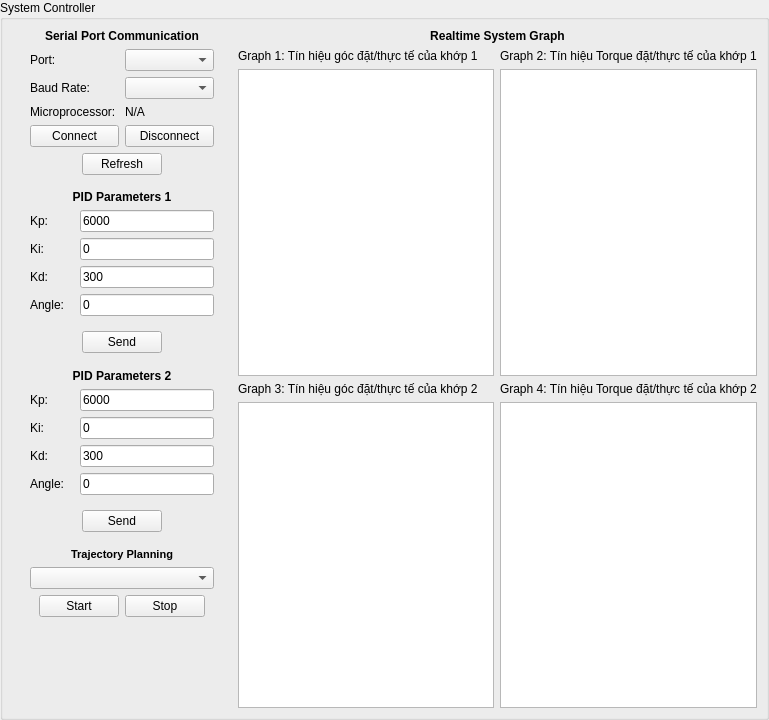
      <widget class="QWidget" name="page">
       <layout class="QVBoxLayout" name="verticalLayout_8">
        <property name="spacing">
         <number>0</number>
        </property>
        <property name="leftMargin">
         <number>0</number>
        </property>
        <property name="topMargin">
         <number>0</number>
        </property>
        <property name="rightMargin">
         <number>0</number>
        </property>
        <property name="bottomMargin">
         <number>0</number>
        </property>
        <item>
         <widget class="QGroupBox" name="groupBox_2">
          <property name="minimumSize">
           <size>
            <width>0</width>
            <height>200</height>
           </size>
          </property>
          <property name="title">
           <string>System Controller</string>
          </property>
          <layout class="QHBoxLayout" name="horizontalLayout_3" stretch="0,6">
           <property name="topMargin">
            <number>9</number>
           </property>
           <property name="bottomMargin">
            <number>9</number>
           </property>
           <item>
            <widget class="QWidget" name="widget_9" native="true">
             <property name="minimumSize">
              <size>
               <width>0</width>
               <height>679</height>
              </size>
             </property>
             <layout class="QVBoxLayout" name="verticalLayout_7">
              <property name="topMargin">
               <number>0</number>
              </property>
              <item>
               <widget class="QWidget" name="widget_8" native="true">
                <layout class="QVBoxLayout" name="verticalLayout_4">
                 <property name="topMargin">
                  <number>0</number>
                 </property>
                 <item>
                  <widget class="QLabel" name="label_8">
                   <property name="text">
                    <string>&lt;html&gt;&lt;head/&gt;&lt;body&gt;&lt;p&gt;&lt;span style=&quot; font-weight:600;&quot;&gt;Serial Port Communication&lt;/span&gt;&lt;/p&gt;&lt;/body&gt;&lt;/html&gt;</string>
                   </property>
                   <property name="alignment">
                    <set>Qt::AlignCenter</set>
                   </property>
                  </widget>
                 </item>
                 <item>
                  <widget class="QWidget" name="widget_4" native="true">
                   <layout class="QGridLayout" name="gridLayout" rowstretch="0,0,0,0" columnstretch="0,0">
                    <property name="leftMargin">
                     <number>0</number>
                    </property>
                    <property name="topMargin">
                     <number>0</number>
                    </property>
                    <property name="rightMargin">
                     <number>0</number>
                    </property>
                    <property name="bottomMargin">
                     <number>0</number>
                    </property>
                    <item row="0" column="1">
                     <widget class="QComboBox" name="comboBox">
                      <property name="currentText">
                       <string/>
                      </property>
                     </widget>
                    </item>
                    <item row="1" column="0">
                     <widget class="QLabel" name="label_3">
                      <property name="text">
                       <string>Baud Rate:</string>
                      </property>
                     </widget>
                    </item>
                    <item row="3" column="0">
                     <widget class="QPushButton" name="pushButton_3">
                      <property name="text">
                       <string>Connect</string>
                      </property>
                     </widget>
                    </item>
                    <item row="1" column="1">
                     <widget class="QComboBox" name="comboBox_2">
                      <property name="currentText">
                       <string/>
                      </property>
                     </widget>
                    </item>
                    <item row="0" column="0">
                     <widget class="QLabel" name="label_2">
                      <property name="text">
                       <string>Port:</string>
                      </property>
                     </widget>
                    </item>
                    <item row="3" column="1">
                     <widget class="QPushButton" name="pushButton_4">
                      <property name="text">
                       <string>Disconnect</string>
                      </property>
                     </widget>
                    </item>
                    <item row="2" column="0">
                     <widget class="QLabel" name="label_12">
                      <property name="text">
                       <string>Microprocessor:</string>
                      </property>
                     </widget>
                    </item>
                    <item row="2" column="1">
                     <widget class="QLabel" name="label_13">
                      <property name="text">
                       <string>N/A</string>
                      </property>
                     </widget>
                    </item>
                   </layout>
                  </widget>
                 </item>
                 <item>
                  <widget class="QWidget" name="widget" native="true">
                   <layout class="QHBoxLayout" name="horizontalLayout_4">
                    <property name="leftMargin">
                     <number>0</number>
                    </property>
                    <property name="topMargin">
                     <number>0</number>
                    </property>
                    <property name="rightMargin">
                     <number>0</number>
                    </property>
                    <property name="bottomMargin">
                     <number>0</number>
                    </property>
                    <item>
                     <spacer name="horizontalSpacer_3">
                      <property name="orientation">
                       <enum>Qt::Horizontal</enum>
                      </property>
                      <property name="sizeHint" stdset="0">
                       <size>
                        <width>46</width>
                        <height>20</height>
                       </size>
                      </property>
                     </spacer>
                    </item>
                    <item>
                     <widget class="QPushButton" name="pushButton_6">
                      <property name="text">
                       <string>Refresh</string>
                      </property>
                     </widget>
                    </item>
                    <item>
                     <spacer name="horizontalSpacer_4">
                      <property name="orientation">
                       <enum>Qt::Horizontal</enum>
                      </property>
                      <property name="sizeHint" stdset="0">
                       <size>
                        <width>46</width>
                        <height>20</height>
                       </size>
                      </property>
                     </spacer>
                    </item>
                   </layout>
                  </widget>
                 </item>
                </layout>
               </widget>
              </item>
              <item>
               <widget class="QWidget" name="widget_5" native="true">
                <layout class="QVBoxLayout" name="verticalLayout_3">
                 <property name="topMargin">
                  <number>0</number>
                 </property>
                 <property name="bottomMargin">
                  <number>0</number>
                 </property>
                 <item>
                  <widget class="QLabel" name="label_7">
                   <property name="text">
                    <string>&lt;html&gt;&lt;head/&gt;&lt;body&gt;&lt;p&gt;&lt;span style=&quot; font-weight:600;&quot;&gt;PID Parameters 1&lt;/span&gt;&lt;/p&gt;&lt;/body&gt;&lt;/html&gt;</string>
                   </property>
                   <property name="alignment">
                    <set>Qt::AlignCenter</set>
                   </property>
                  </widget>
                 </item>
                 <item>
                  <widget class="QWidget" name="widget_6" native="true">
                   <property name="minimumSize">
                    <size>
                     <width>0</width>
                     <height>106</height>
                    </size>
                   </property>
                   <layout class="QFormLayout" name="formLayout">
                    <property name="horizontalSpacing">
                     <number>0</number>
                    </property>
                    <property name="leftMargin">
                     <number>0</number>
                    </property>
                    <property name="topMargin">
                     <number>0</number>
                    </property>
                    <property name="rightMargin">
                     <number>0</number>
                    </property>
                    <property name="bottomMargin">
                     <number>0</number>
                    </property>
                    <item row="0" column="0">
                     <widget class="QLabel" name="label_4">
                      <property name="minimumSize">
                       <size>
                        <width>50</width>
                        <height>0</height>
                       </size>
                      </property>
                      <property name="text">
                       <string>Kp:</string>
                      </property>
                     </widget>
                    </item>
                    <item row="0" column="1">
                     <widget class="QLineEdit" name="lineEdit_2">
                      <property name="minimumSize">
                       <size>
                        <width>0</width>
                        <height>21</height>
                       </size>
                      </property>
                      <property name="text">
                       <string>6000</string>
                      </property>
                     </widget>
                    </item>
                    <item row="1" column="0">
                     <widget class="QLabel" name="label_5">
                      <property name="minimumSize">
                       <size>
                        <width>50</width>
                        <height>0</height>
                       </size>
                      </property>
                      <property name="text">
                       <string>Ki:</string>
                      </property>
                     </widget>
                    </item>
                    <item row="1" column="1">
                     <widget class="QLineEdit" name="lineEdit_3">
                      <property name="minimumSize">
                       <size>
                        <width>0</width>
                        <height>21</height>
                       </size>
                      </property>
                      <property name="text">
                       <string>0</string>
                      </property>
                     </widget>
                    </item>
                    <item row="2" column="0">
                     <widget class="QLabel" name="label_6">
                      <property name="minimumSize">
                       <size>
                        <width>50</width>
                        <height>0</height>
                       </size>
                      </property>
                      <property name="text">
                       <string>Kd:</string>
                      </property>
                     </widget>
                    </item>
                    <item row="2" column="1">
                     <widget class="QLineEdit" name="lineEdit_4">
                      <property name="minimumSize">
                       <size>
                        <width>0</width>
                        <height>21</height>
                       </size>
                      </property>
                      <property name="text">
                       <string>300</string>
                      </property>
                     </widget>
                    </item>
                    <item row="3" column="0">
                     <widget class="QLabel" name="label_19">
                      <property name="minimumSize">
                       <size>
                        <width>50</width>
                        <height>0</height>
                       </size>
                      </property>
                      <property name="text">
                       <string>Angle:</string>
                      </property>
                     </widget>
                    </item>
                    <item row="3" column="1">
                     <widget class="QLineEdit" name="lineEdit_8">
                      <property name="minimumSize">
                       <size>
                        <width>0</width>
                        <height>21</height>
                       </size>
                      </property>
                      <property name="text">
                       <string>0</string>
                      </property>
                     </widget>
                    </item>
                   </layout>
                  </widget>
                 </item>
                 <item>
                  <widget class="QWidget" name="widget_7" native="true">
                   <property name="minimumSize">
                    <size>
                     <width>0</width>
                     <height>41</height>
                    </size>
                   </property>
                   <layout class="QHBoxLayout" name="horizontalLayout_2">
                    <item>
                     <spacer name="horizontalSpacer">
                      <property name="orientation">
                       <enum>Qt::Horizontal</enum>
                      </property>
                      <property name="sizeHint" stdset="0">
                       <size>
                        <width>40</width>
                        <height>20</height>
                       </size>
                      </property>
                     </spacer>
                    </item>
                    <item>
                     <widget class="QPushButton" name="pushButton_5">
                      <property name="text">
                       <string>Send</string>
                      </property>
                     </widget>
                    </item>
                    <item>
                     <spacer name="horizontalSpacer_2">
                      <property name="orientation">
                       <enum>Qt::Horizontal</enum>
                      </property>
                      <property name="sizeHint" stdset="0">
                       <size>
                        <width>40</width>
                        <height>20</height>
                       </size>
                      </property>
                     </spacer>
                    </item>
                   </layout>
                  </widget>
                 </item>
                </layout>
               </widget>
              </item>
              <item>
               <widget class="QWidget" name="widget_11" native="true">
                <layout class="QVBoxLayout" name="verticalLayout_5">
                 <property name="topMargin">
                  <number>0</number>
                 </property>
                 <property name="bottomMargin">
                  <number>0</number>
                 </property>
                 <item>
                  <widget class="QLabel" name="label_15">
                   <property name="text">
                    <string>&lt;html&gt;&lt;head/&gt;&lt;body&gt;&lt;p&gt;&lt;span style=&quot; font-weight:600;&quot;&gt;PID Parameters 2&lt;/span&gt;&lt;/p&gt;&lt;/body&gt;&lt;/html&gt;</string>
                   </property>
                   <property name="alignment">
                    <set>Qt::AlignCenter</set>
                   </property>
                  </widget>
                 </item>
                 <item>
                  <widget class="QWidget" name="widget_12" native="true">
                   <property name="minimumSize">
                    <size>
                     <width>0</width>
                     <height>106</height>
                    </size>
                   </property>
                   <layout class="QFormLayout" name="formLayout_2">
                    <property name="horizontalSpacing">
                     <number>0</number>
                    </property>
                    <property name="leftMargin">
                     <number>0</number>
                    </property>
                    <property name="topMargin">
                     <number>0</number>
                    </property>
                    <property name="rightMargin">
                     <number>0</number>
                    </property>
                    <property name="bottomMargin">
                     <number>0</number>
                    </property>
                    <item row="0" column="0">
                     <widget class="QLabel" name="label_16">
                      <property name="minimumSize">
                       <size>
                        <width>50</width>
                        <height>0</height>
                       </size>
                      </property>
                      <property name="text">
                       <string>Kp:</string>
                      </property>
                     </widget>
                    </item>
                    <item row="0" column="1">
                     <widget class="QLineEdit" name="lineEdit_5">
                      <property name="minimumSize">
                       <size>
                        <width>0</width>
                        <height>21</height>
                       </size>
                      </property>
                      <property name="text">
                       <string>6000</string>
                      </property>
                     </widget>
                    </item>
                    <item row="1" column="0">
                     <widget class="QLabel" name="label_17">
                      <property name="minimumSize">
                       <size>
                        <width>50</width>
                        <height>0</height>
                       </size>
                      </property>
                      <property name="text">
                       <string>Ki:</string>
                      </property>
                     </widget>
                    </item>
                    <item row="1" column="1">
                     <widget class="QLineEdit" name="lineEdit_6">
                      <property name="minimumSize">
                       <size>
                        <width>0</width>
                        <height>21</height>
                       </size>
                      </property>
                      <property name="text">
                       <string>0</string>
                      </property>
                     </widget>
                    </item>
                    <item row="2" column="0">
                     <widget class="QLabel" name="label_18">
                      <property name="minimumSize">
                       <size>
                        <width>50</width>
                        <height>0</height>
                       </size>
                      </property>
                      <property name="text">
                       <string>Kd:</string>
                      </property>
                     </widget>
                    </item>
                    <item row="2" column="1">
                     <widget class="QLineEdit" name="lineEdit_7">
                      <property name="minimumSize">
                       <size>
                        <width>0</width>
                        <height>21</height>
                       </size>
                      </property>
                      <property name="text">
                       <string>300</string>
                      </property>
                     </widget>
                    </item>
                    <item row="3" column="0">
                     <widget class="QLabel" name="label_20">
                      <property name="minimumSize">
                       <size>
                        <width>50</width>
                        <height>0</height>
                       </size>
                      </property>
                      <property name="text">
                       <string>Angle:</string>
                      </property>
                     </widget>
                    </item>
                    <item row="3" column="1">
                     <widget class="QLineEdit" name="lineEdit_9">
                      <property name="minimumSize">
                       <size>
                        <width>0</width>
                        <height>21</height>
                       </size>
                      </property>
                      <property name="text">
                       <string>0</string>
                      </property>
                     </widget>
                    </item>
                   </layout>
                  </widget>
                 </item>
                 <item>
                  <widget class="QWidget" name="widget_13" native="true">
                   <property name="minimumSize">
                    <size>
                     <width>0</width>
                     <height>41</height>
                    </size>
                   </property>
                   <layout class="QHBoxLayout" name="horizontalLayout_5">
                    <item>
                     <spacer name="horizontalSpacer_5">
                      <property name="orientation">
                       <enum>Qt::Horizontal</enum>
                      </property>
                      <property name="sizeHint" stdset="0">
                       <size>
                        <width>40</width>
                        <height>20</height>
                       </size>
                      </property>
                     </spacer>
                    </item>
                    <item>
                     <widget class="QPushButton" name="pushButton_7">
                      <property name="text">
                       <string>Send</string>
                      </property>
                     </widget>
                    </item>
                    <item>
                     <spacer name="horizontalSpacer_6">
                      <property name="orientation">
                       <enum>Qt::Horizontal</enum>
                      </property>
                      <property name="sizeHint" stdset="0">
                       <size>
                        <width>40</width>
                        <height>20</height>
                       </size>
                      </property>
                     </spacer>
                    </item>
                   </layout>
                  </widget>
                 </item>
                </layout>
               </widget>
              </item>
              <item>
               <widget class="QWidget" name="widget_15" native="true">
                <property name="minimumSize">
                 <size>
                  <width>0</width>
                  <height>100</height>
                 </size>
                </property>
                <layout class="QVBoxLayout" name="verticalLayout_11">
                 <property name="spacing">
                  <number>6</number>
                 </property>
                 <property name="topMargin">
                  <number>0</number>
                 </property>
                 <property name="bottomMargin">
                  <number>0</number>
                 </property>
                 <item>
                  <widget class="QLabel" name="label_35">
                   <property name="text">
                    <string>&lt;html&gt;&lt;head/&gt;&lt;body&gt;&lt;p align=&quot;center&quot;&gt;&lt;span style=&quot; font-size:8pt; font-weight:600;&quot;&gt;Trajectory Planning&lt;/span&gt;&lt;/p&gt;&lt;/body&gt;&lt;/html&gt;</string>
                   </property>
                  </widget>
                 </item>
                 <item>
                  <widget class="QComboBox" name="comboBox_3"/>
                 </item>
                 <item>
                  <widget class="QWidget" name="widget_16" native="true">
                   <layout class="QHBoxLayout" name="horizontalLayout_7">
                    <property name="topMargin">
                     <number>0</number>
                    </property>
                    <property name="bottomMargin">
                     <number>0</number>
                    </property>
                    <item>
                     <widget class="QPushButton" name="pushButton_8">
                      <property name="text">
                       <string>Start</string>
                      </property>
                     </widget>
                    </item>
                    <item>
                     <widget class="QPushButton" name="pushButton_9">
                      <property name="text">
                       <string>Stop</string>
                      </property>
                     </widget>
                    </item>
                   </layout>
                  </widget>
                 </item>
                 <item>
                  <spacer name="verticalSpacer_3">
                   <property name="orientation">
                    <enum>Qt::Vertical</enum>
                   </property>
                   <property name="sizeHint" stdset="0">
                    <size>
                     <width>20</width>
                     <height>40</height>
                    </size>
                   </property>
                  </spacer>
                 </item>
                </layout>
               </widget>
              </item>
              <item>
               <spacer name="verticalSpacer">
                <property name="orientation">
                 <enum>Qt::Vertical</enum>
                </property>
                <property name="sizeHint" stdset="0">
                 <size>
                  <width>20</width>
                  <height>40</height>
                 </size>
                </property>
               </spacer>
              </item>
             </layout>
            </widget>
           </item>
           <item>
            <widget class="QWidget" name="widget_10" native="true">
             <layout class="QVBoxLayout" name="verticalLayout_6">
              <property name="leftMargin">
               <number>0</number>
              </property>
              <property name="topMargin">
               <number>0</number>
              </property>
              <property name="rightMargin">
               <number>0</number>
              </property>
              <property name="bottomMargin">
               <number>0</number>
              </property>
              <item>
               <widget class="QLabel" name="label_14">
                <property name="maximumSize">
                 <size>
                  <width>16777215</width>
                  <height>15</height>
                 </size>
                </property>
                <property name="text">
                 <string>&lt;html&gt;&lt;head/&gt;&lt;body&gt;&lt;p&gt;&lt;span style=&quot; font-weight:600;&quot;&gt;Realtime System Graph&lt;/span&gt;&lt;/p&gt;&lt;/body&gt;&lt;/html&gt;</string>
                </property>
                <property name="alignment">
                 <set>Qt::AlignCenter</set>
                </property>
               </widget>
              </item>
              <item>
               <widget class="QWidget" name="widget_17" native="true">
                <property name="minimumSize">
                 <size>
                  <width>0</width>
                  <height>400</height>
                 </size>
                </property>
                <layout class="QGridLayout" name="gridLayout_2">
                 <property name="leftMargin">
                  <number>0</number>
                 </property>
                 <property name="topMargin">
                  <number>0</number>
                 </property>
                 <property name="rightMargin">
                  <number>0</number>
                 </property>
                 <property name="bottomMargin">
                  <number>0</number>
                 </property>
                 <item row="0" column="0">
                  <widget class="QWidget" name="widget_18" native="true">
                   <layout class="QVBoxLayout" name="verticalLayout_12">
                    <property name="leftMargin">
                     <number>0</number>
                    </property>
                    <property name="topMargin">
                     <number>0</number>
                    </property>
                    <property name="rightMargin">
                     <number>0</number>
                    </property>
                    <property name="bottomMargin">
                     <number>0</number>
                    </property>
                    <item>
                     <widget class="QLabel" name="label_9">
                      <property name="maximumSize">
                       <size>
                        <width>16777215</width>
                        <height>15</height>
                       </size>
                      </property>
                      <property name="text">
                       <string>Graph 1: Tín hiệu góc đặt/thực tế của khớp 1</string>
                      </property>
                     </widget>
                    </item>
                    <item>
                     <widget class="PlotWidget" name="graphicsView"/>
                    </item>
                   </layout>
                  </widget>
                 </item>
                 <item row="0" column="1">
                  <widget class="QWidget" name="widget_19" native="true">
                   <layout class="QVBoxLayout" name="verticalLayout_13">
                    <property name="leftMargin">
                     <number>0</number>
                    </property>
                    <property name="topMargin">
                     <number>0</number>
                    </property>
                    <property name="rightMargin">
                     <number>0</number>
                    </property>
                    <property name="bottomMargin">
                     <number>0</number>
                    </property>
                    <item>
                     <widget class="QLabel" name="label_11">
                      <property name="maximumSize">
                       <size>
                        <width>16777215</width>
                        <height>15</height>
                       </size>
                      </property>
                      <property name="text">
                       <string>Graph 2: Tín hiệu Torque đặt/thực tế của khớp 1</string>
                      </property>
                     </widget>
                    </item>
                    <item>
                     <widget class="PlotWidget" name="graphicsView_2"/>
                    </item>
                   </layout>
                  </widget>
                 </item>
                 <item row="1" column="0">
                  <widget class="QWidget" name="widget_20" native="true">
                   <layout class="QVBoxLayout" name="verticalLayout_14">
                    <property name="leftMargin">
                     <number>0</number>
                    </property>
                    <property name="topMargin">
                     <number>0</number>
                    </property>
                    <property name="rightMargin">
                     <number>0</number>
                    </property>
                    <property name="bottomMargin">
                     <number>0</number>
                    </property>
                    <item>
                     <widget class="QLabel" name="label_10">
                      <property name="maximumSize">
                       <size>
                        <width>16777215</width>
                        <height>15</height>
                       </size>
                      </property>
                      <property name="text">
                       <string>Graph 3: Tín hiệu góc đặt/thực tế của khớp 2 </string>
                      </property>
                     </widget>
                    </item>
                    <item>
                     <widget class="PlotWidget" name="graphicsView_3"/>
                    </item>
                   </layout>
                  </widget>
                 </item>
                 <item row="1" column="1">
                  <widget class="QWidget" name="widget_21" native="true">
                   <layout class="QVBoxLayout" name="verticalLayout_15">
                    <property name="leftMargin">
                     <number>0</number>
                    </property>
                    <property name="topMargin">
                     <number>0</number>
                    </property>
                    <property name="rightMargin">
                     <number>0</number>
                    </property>
                    <property name="bottomMargin">
                     <number>0</number>
                    </property>
                    <item>
                     <widget class="QLabel" name="label_36">
                      <property name="maximumSize">
                       <size>
                        <width>16777215</width>
                        <height>15</height>
                       </size>
                      </property>
                      <property name="text">
                       <string>Graph 4: Tín hiệu Torque đặt/thực tế của khớp 2</string>
                      </property>
                     </widget>
                    </item>
                    <item>
                     <widget class="PlotWidget" name="graphicsView_8"/>
                    </item>
                   </layout>
                  </widget>
                 </item>
                </layout>
               </widget>
              </item>
             </layout>
            </widget>
           </item>
          </layout>
         </widget>
        </item>
       </layout>
      </widget>
